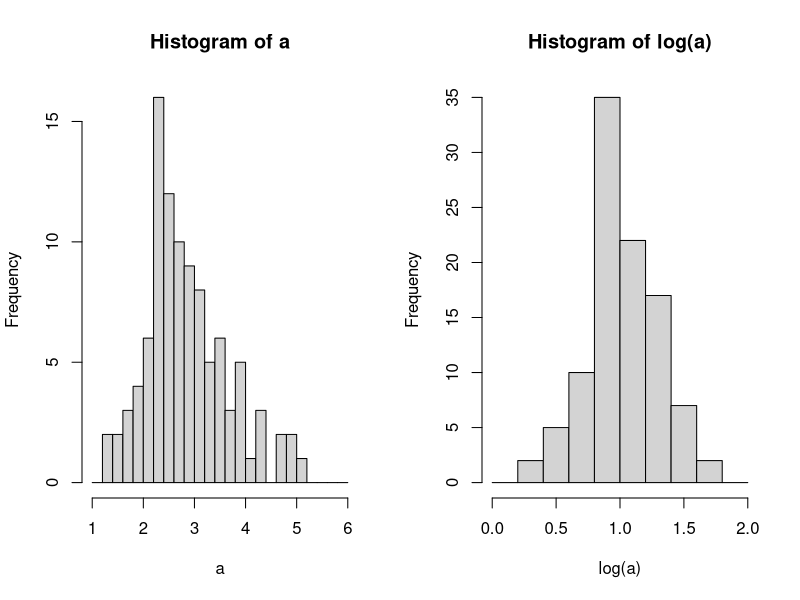

Source code (R):
## ---- chunk 1
knitr::opts_chunk$set(echo = TRUE)
## ---- chunk 2
a = rlnorm(100, meanlog = 1, sdlog = .25)
a
## ---- chunk 3
summary(a)
sd(a)
## ---- chunk 4
par(mfcol = c(1,2))
hist(a,breaks = seq(1,6,0.2))
hist(log(a),breaks = seq(0,2,0.2))
